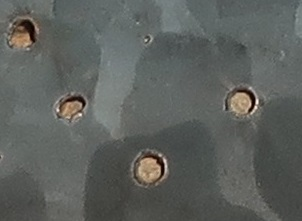
#> input picture plate.JPG, 302 x 221 px, found by its file name
$ python prewitt.py
#> lines starting #> are read from the running program, lines starting #| are printed output that depends on the picture
# -*- coding: utf-8 -*-
"""
Created on Thu Feb  7 15:39:10 2019

@author: AMaquthu
"""

import cv2

img = cv2.imread('plate.jpg')
#> img is the input picture: shape (221, 302, 3); mean B, G, R 93.2, 96.8, 93.4
dimension = img.shape
#> dimension = (221, 302, 3)
yDimension = dimension[1]
#> yDimension = 302
xDimension = dimension[0]
#> xDimension = 221
v= yDimension-1
#> v = 301
z= xDimension-1
#> z = 220
print("Data",xDimension)
#| Data 221
def prewitt(picture):
    for x in range(0,xDimension):
        picture[x,0]=picture[x,0]-picture[x,z]
    cv2.imwrite("prewitt1.jpg",picture)
    for y in range(0,yDimension):
        picture[0,y]=picture[0,y]-picture[z,y]
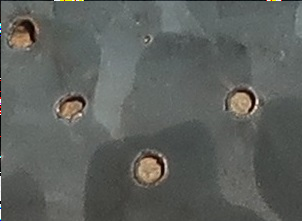
#> picture: shape (221, 302, 3); mean B, G, R 92.9, 96.5, 93.2
    cv2.imwrite("prewitt2.jpg",picture)

prewitt(img)
